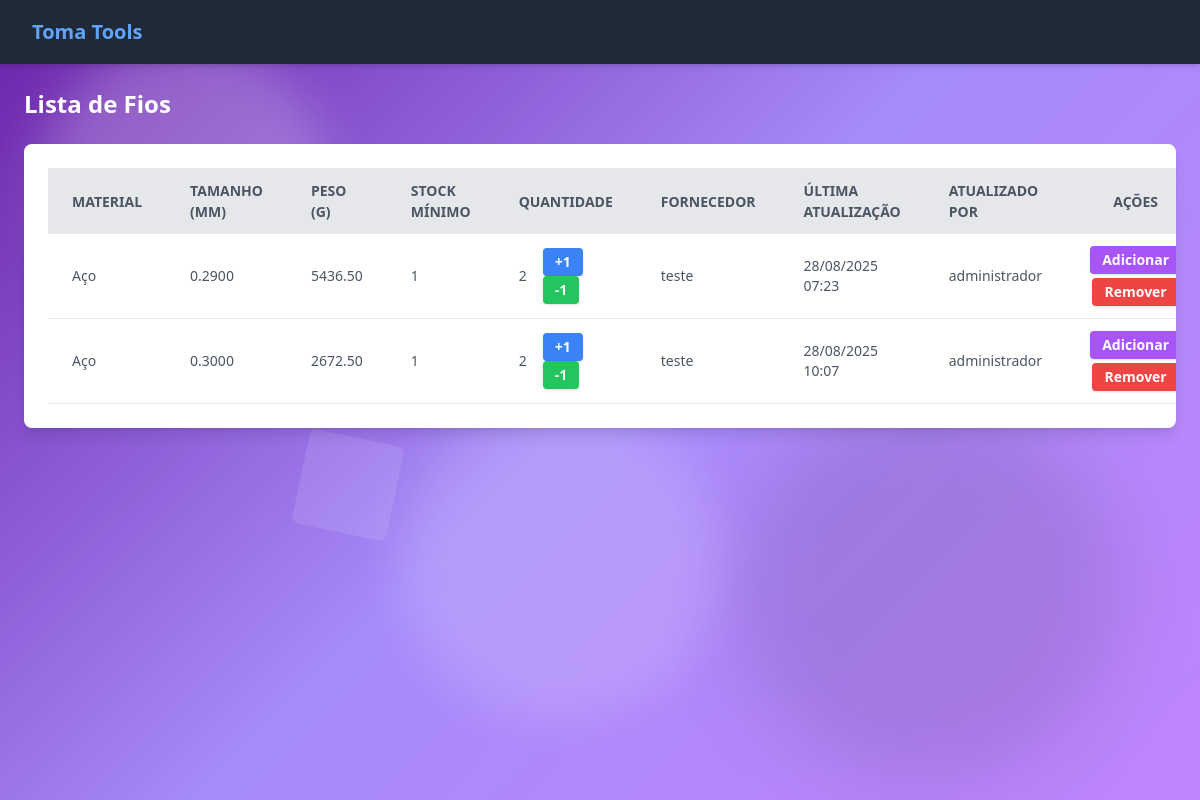
Page /listar_fios/ on the earlier database version.
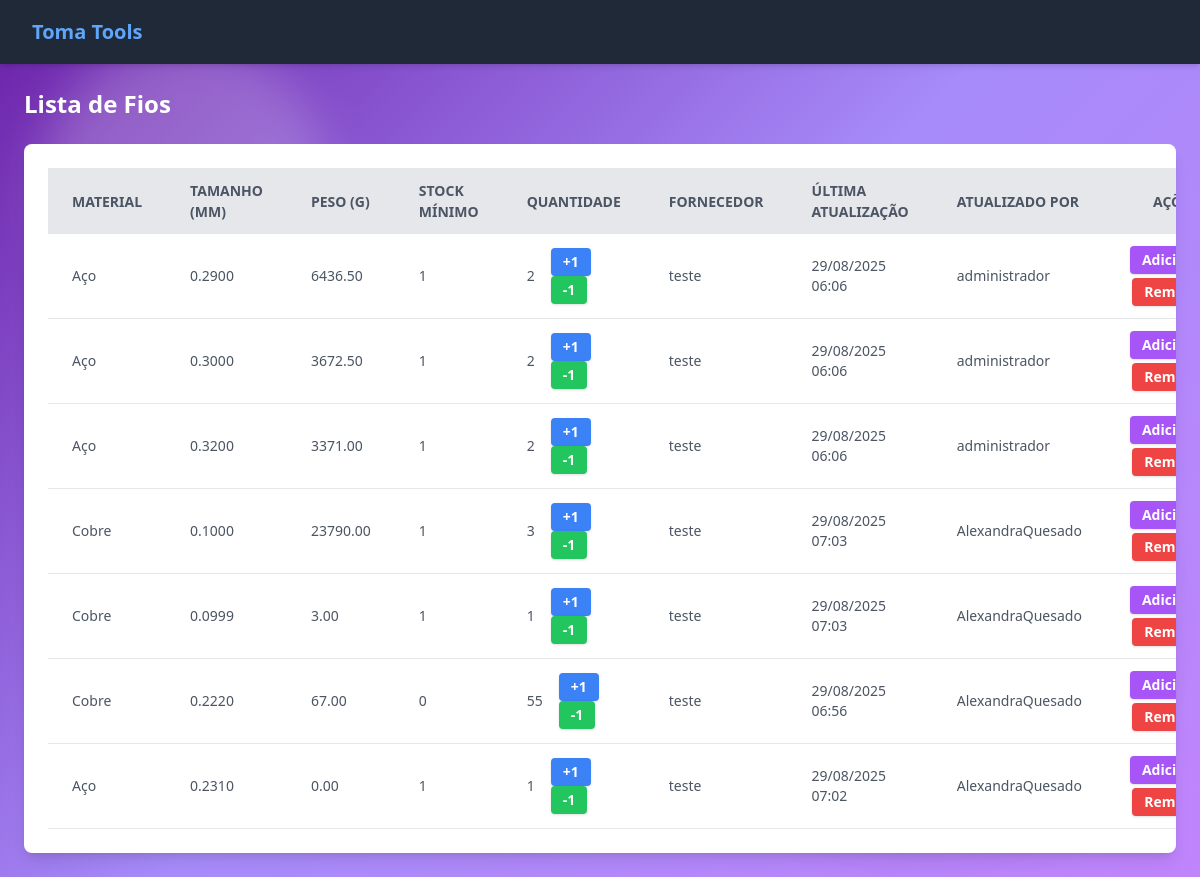
Same page on the later database version.
### management/models.py (models this page shows, shortened)
class Fios(models.Model):
    material = [
        ('cobre', 'Cobre'),
        ('aco', 'Aço'),
    ]
    size = models.DecimalField(max_digits=10, decimal_places=4)
    weight = models.DecimalField(max_digits=10, decimal_places=2)
    quantity = models.IntegerField()
    material = models.CharField(max_length=20, choices=material, default='cobre')
    min_stock = models.IntegerField()
    fornecedor = models.ForeignKey(Fornecedor, on_delete=models.CASCADE, null=True, blank=True)
    date_added = models.DateTimeField(auto_now_add=True)
    updated_at = models.DateTimeField(auto_now=True)
    user = models.ForeignKey(User, on_delete=models.CASCADE, null=True, blank=True)

class Fornecedor(models.Model):
    nome = models.CharField(max_length=40)
    ref_fornecedor = models.CharField(max_length=14, blank=True, null=True)
    email = models.EmailField(blank=True, null=True)
    telefone = models.CharField(max_length=15, blank=True, null=True)

### management/views.py (the view, shortened to what this page needs)
# urls.py: path('listar_fios/', views.listar_fios, name='listar_fios'),
def listar_fios(request):
    fios = Fios.objects.all()
    fornecedor = Fornecedor.objects.all()
    return render(request, 'management/listar_fios.html', {'fios': fios, 'fornecedor': fornecedor})

### management/templates/management/listar_fios.html (shortened to what this page needs)
{% extends 'management/base.html' %}
{% load static %}
{% block content %}
<h1 class="text-2xl font-bold text-white mb-6">Lista de Fios</h1>
<div class="overflow-x-auto w-full max-w-7xl bg-white rounded-lg shadow-lg p-6">
    <table id="fiosTable" class="min-w-full table-auto">
        <thead>
            <tr class="bg-gray-200 text-gray-600 uppercase text-sm leading-normal">
                <th class="py-3 px-6 text-left">Material</th>
                <th class="py-3 px-6 text-left">Tamanho (mm)</th>
                <th class="py-3 px-6 text-left">Peso (g)</th>
                <th class="py-3 px-6 text-left">stock Mínimo</th>
                <th class="py-3 px-6 text-left">Quantidade</th>
                <th class="py-3 px-6 text-left">Fornecedor</th>
                <th class="py-3 px-6 text-left">Última Atualização</th>
                <th class="py-3 px-6 text-left">Atualizado por</th>
                <th class="py-3 px-6 text-center">Ações</th>
            </tr>
        </thead>
        <tbody class="text-gray-600 text-sm font-light">
            {% for fio in fios %}
            <tr class="border-b border-gray-200 hover:bg-gray-100">
                <td class="py-3 px-6 text-left">
                    {{ fio.get_material_display }}
                </td>
                <td class="py-3 px-6 text-left">
                    {{ fio.size }}
                </td>
                <td class="py-3 px-6 text-left">
                    {{ fio.weight }}
                </td>
                <td class="py-3 px-6 text-left">
                    {{ fio.min_stock }}
                </td>
                <td class="py-3 px-6 text-left">
                    <div class="flex items-center space-x-4">
                        <span class="font-medium">{{ fio.quantity }}</span>
                        <form method="POST" class="inline-block">
                            <button type="submit" name="increment" class="bg-blue-500 hover:bg-blue-600 text-white font-semibold px-3 py-1 rounded shadow">
                                +1
                            </button>
                            <button type="submit" name="decrement" class="bg-green-500 hover:bg-green-600 text-white font-semibold px-3 py-1 rounded shadow">
                                -1
                            </button>
                        </form>
                    </div>
                </td>
                <td class="py-3 px-6 text-left">
                    {{ fio.fornecedor.nome }}
                </td>
                <td class="py-3 px-6 text-left">
                    {{ fio.updated_at|date:"d/m/Y H:i" }}
                </td>
                <td class="py-3 px-6 text-left">
                    {{ fio.user.username }}
                </td>
                <td class="py-3 px-6 text-center">
                    <div class="flex flex-col items-center space-y-1">
                        <a href="{% url 'adicionar_fio' fio.id %}" class="bg-purple-500 hover:bg-purple-600 text-white font-semibold px-3 py-1 rounded shadow">
                            Adicionar
                        </a>
                        <a href="{% url 'remover_fio' fio.id %}" class="bg-red-500 hover:bg-red-600 text-white font-semibold px-3 py-1 rounded shadow">
                            Remover
                        </a>
                    </div>
                </td>
            </tr>
            {% empty %}
            <tr>
                <td colspan="10" class="py-3 px-6 text-center">Nenhum fio encontrado.</td>
            </tr>
            {% endfor %}
        </tbody>
    </table>
</div>
{% endblock %}

Differences in the rows shown:
changed Fios (number 1 of 7 on the later page): weight "5436.50" → "6436.50"; updated_at "28/08/2025 07:23" → "29/08/2025 06:06"
changed Fios (number 2 of 7 on the later page): weight "2672.50" → "3672.50"; updated_at "28/08/2025 10:07" → "29/08/2025 06:06"
added Fios: material "Aço", size "0.3200", weight "3371.00", min_stock "1", quantity "2", fornecedor.nome "teste", updated_at "29/08/2025 06:06", user.username "administrador"
added Fios: material "Cobre", size "0.1000", weight "23790.00", min_stock "1", quantity "3", fornecedor.nome "teste", updated_at "29/08/2025 07:03", user.username "AlexandraQuesado"
added Fios: material "Cobre", size "0.0999", weight "3.00", min_stock "1", quantity "1", fornecedor.nome "teste", updated_at "29/08/2025 07:03", user.username "AlexandraQuesado"
added Fios: material "Cobre", size "0.2220", weight "67.00", min_stock "0", quantity "55", fornecedor.nome "teste", updated_at "29/08/2025 06:56", user.username "AlexandraQuesado"
added Fios: material "Aço", size "0.2310", weight "0.00", min_stock "1", quantity "1", fornecedor.nome "teste", updated_at "29/08/2025 07:02", user.username "AlexandraQuesado"
